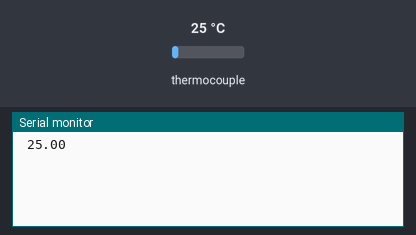
A sketch run on a simulated Arduino Uno, built with avr-gcc and run on an emulated ATmega328P. Shown: the last lines printed to the serial monitor. The inputs (shaded band) are chosen by the test bench; at power-on: thermocouple 25 °C.

Above: at 2.0 s.
2.1 s: thermocouple set to 6 °C
At 3.6 s:
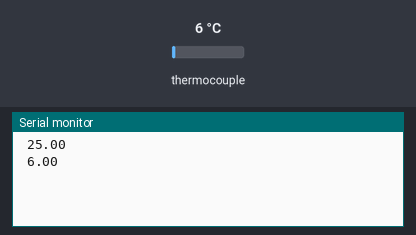
5.0 s: thermocouple set to 75 °C
At 6.5 s:
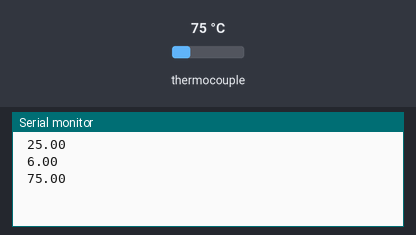
Timing chart, 0 to 8.0 s (numbered marks = the images above; inputs shaded):
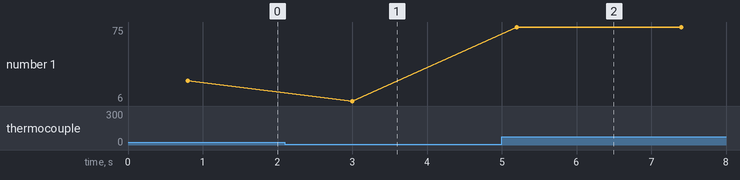

Measured:
- after the input at 2.1 s, the serial monitor: prints a new line after 0.90 s (image 1)
- after the input at 5.0 s, the serial monitor: prints a new line after 0.20 s (image 2)
- plotted number 1: 25 → 6 after the input at 2.1 s, 6 → 75 after the input at 5.0 s

The sketch:

Thermocouple_newLibrary.ino
```cpp
#include "MAX6675_Thermocouple.h"
#include "SPI.h"

int ktcSO = 51;
int ktcCLK = 53;
int nSensors = 1;

//int counter;

//MAX6675 ktc[] = {MAX6675(ktcCLK, 49, ktcSO)};//1
//thermocouple(SCK_PIN, CS_PIN, SO_PIN);

MAX6675_Thermocouple ktc[] = {MAX6675_Thermocouple(ktcCLK, 48, ktcSO)};//,1
/*
                 MAX6675(ktcCLK, 32, ktcSO),//9
                 MAX6675(ktcCLK, 34, ktcSO),//8
                 MAX6675(ktcCLK, 36, ktcSO),//7
                 MAX6675(ktcCLK, 42, ktcSO),//4
                 MAX6675(ktcCLK, 40, ktcSO),//5
                 MAX6675(ktcCLK, 38, ktcSO),//6
                 MAX6675(ktcCLK, 44, ktcSO),//3
                 MAX6675(ktcCLK, 46, ktcSO)};//2
*/
void setup() {
  Serial.begin(9600);
  //establishContact();
  //counter = 0;
  // give the MAX a little time to settle
  delay(800);
}

void loop() {

 // basic readout test
 //if (Serial.available() > 0){
 //Serial.print("Temp1: ");

 Serial.print(" ");
 String data_str = "";
 for (int i = 0 ; i < nSensors ; i++){
  data_str+=ktc[i].readCelsius();
  if (i != nSensors - 1){
   data_str+=",";
  }
 }
  Serial.println(data_str);
  delay(2200);
}

void establishContact() {
  while (Serial.available() <= 0) {
  Serial.println(nSensors);   // send a capital A
  delay(300);
  }
}
```
